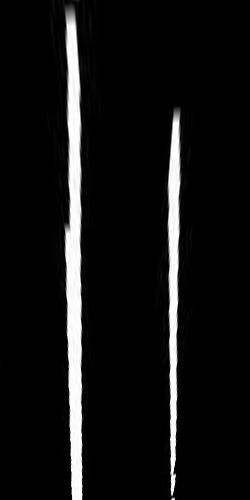
%> input picture Output/Binary BEV1.jpg, 250 x 500 px
$ octave hisstogram.m   (GNU Octave 9; MATLAB toolbox functions it lacks are replaced by stand-ins)
%> lines starting %> are read from the running program, lines starting %| are printed output that depends on the picture; in (x1, y1, x2, y2) boxes, pixels count from 0 and x2, y2 are one past the last pixel; in counts of white or black regions, pixels touching at a corner belong together; the program's own positions count from 1

clear all;close;clc;

I=imread('Binary BEV1.jpg'); %Uýnt olarak kaydettýgý ýcýn býnary ye cevýrmem gerektý tekrardan
%> I is the input picture: size 500x250 uint8; min 0, max 255, mean 18.4

%I2=imread('RGB Bev.jpg');

level=graythresh(I);
%> level = 0.467
BW = imbinarize(I,level);  %finding histogram
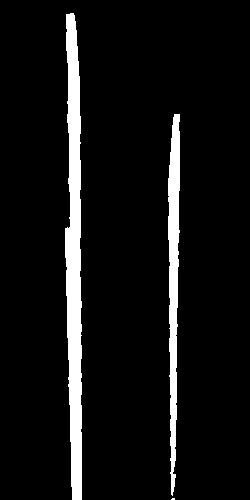
%> BW: size 500x250 logical; 7.2% white; 3 white regions (1 under 20 px), largest, box (x1, y1, x2, y2) and area: (65, 13, 82, 500) 6024, (168, 114, 180, 496) 3022
hist=zeys_hist(BW);
%> after the loop in zeys_hist, `for i=1:1:h`: hist = 250 values, max 487 at index 73, min 0 at index 1, mean 36.21
%hist_rgb=zeys_hist(I2);
%imwrite(hist,'histogram.jpg');
figure;plot(hist); xlabel('Column indexes');ylabel('Number of Pixels');hold on;
%> after `ylabel('Number of Pixels')`:
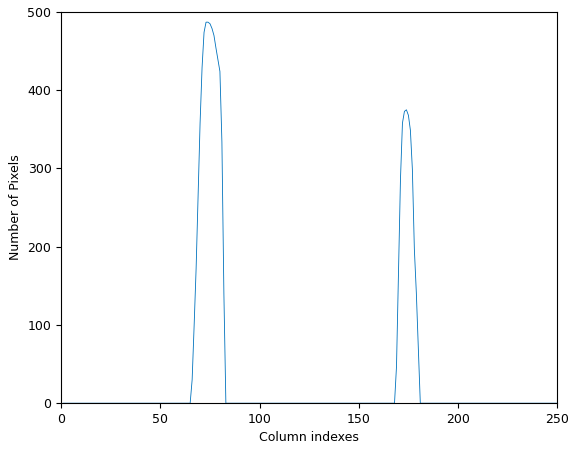
%> figure redrawn from the program's plot data; curve peaks at x = 73, y = 487
%figure;plot(hist_rgb); xlabel('Column indexes');ylabel('Number of Pixels');hold on;

[w h]=size(I);
%> w = 500; h = 250
BW=double(BW);
Left_BW=hist(:,1:125);
%> Left_BW = 125 values, max 487 at index 73, min 0 at index 1, mean 48.19
Left_BW2=Left_BW(:);
%> Left_BW2 has the same summary as Left_BW
[values]=mle(Left_BW2);  %finding mean and std value for Left area
%> values = [48.19 134]
meanL=floor(values(1));
%> meanL = 48
stdL=floor(values(2));
%> stdL = 133


Right_BW=hist(:,125:250);
%> Right_BW = 126 values, max 375 at index 50, min 0 at index 1, mean 24.04
Right_BW2=Right_BW(:);
%> Right_BW2 has the same summary as Right_BW
[values2]=mle(Right_BW2);
%> values2 = [24.04 82.79]

meanR=floor(values2(1));
%> meanR = 24
stdR=floor(values2(2)) ;
%> stdR = 82


%%DETERMÝNE REGÝONS

PL=max(max(hist(1:125)));  %Y values en buyuk degerý buluyorum
%> PL = 487
PR=max(max(hist(125:250)));
%> PR = 375
t=5;

if (t*PL-stdL) >(t*PR-stdR) %regýon ssartý

    my_lane='left';
    [cordinateR]=find(hist(125:250)==PR); %yansýma yapacagýn yerýn koordýnatý
%> cordinateR = 50
    cordinateR=cordinateR+125;
%> cordinateR = 175
    save('cordinateR','cordinateR');
else
    my_lane='right';
    [cordinateL]=find(hist(1:125)==PL);
    save('cordinateL','cordinateL');
end

 save('my_lane','my_lane');


function [hist] = zeys_hist(image)
[~,h] = size(image);
hist = zeros(1,h);
for i=1:1:h
    hist(i) = sum(image(:,i));

end
end

$ run again, with Output/Binary BEV2.jpg copied over Output/Binary BEV1.jpg
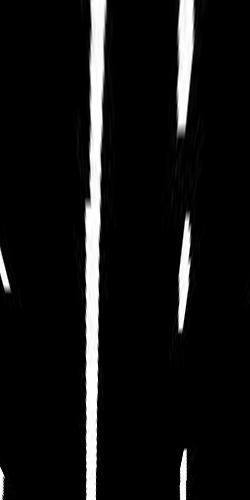
%> input picture Output/Binary BEV2.jpg, 250 x 500 px
%> I is the input picture: size 500x250 uint8; min 0, max 255, mean 18.9
%> level = 0.467
%> `BW = imbinarize(I,level);`:
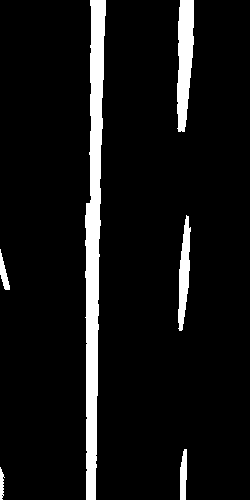
%> BW: size 500x250 logical; 7.4% white; 6 white regions, box (x1, y1, x2, y2) and area: (85, 0, 106, 500) 6144, (177, 0, 194, 132) 1692, (178, 215, 191, 331) 865, (180, 449, 187, 500) 297, (0, 249, 10, 290) 191, (0, 467, 5, 500) 106
%> after the loop in zeys_hist, `for i=1:1:h`: hist = 250 values, max 500 at index 92, min 0 at index 11, mean 37.18
%> `ylabel('Number of Pixels')`:
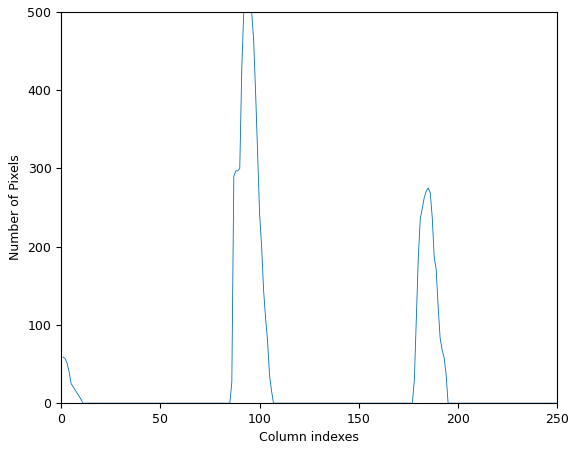
%> figure redrawn from the program's plot data; curve peaks at x = 92, y = 500
%> Left_BW = 125 values, max 500 at index 92, min 0 at index 11, mean 51.53
%> Left_BW2 has the same summary as Left_BW
%> values = [51.53 129.4]
%> meanL = 51
%> stdL = 129
%> Right_BW = 126 values, max 275 at index 61, min 0 at index 1, mean 22.65
%> Right_BW2 has the same summary as Right_BW
%> values2 = [22.65 65.95]
%> meanR = 22
%> stdR = 65
%> PL = 500
%> PR = 275
%> `[cordinateR]=find(hist(125:250)==PR);`: cordinateR = 61
%> `cordinateR=cordinateR+125;`: cordinateR = 186

$ run again, with Output/Binary BEV3.jpg copied over Output/Binary BEV1.jpg
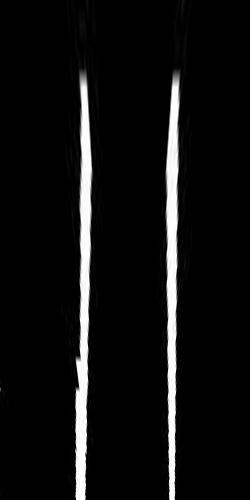
%> input picture Output/Binary BEV3.jpg, 250 x 500 px
%> I is the input picture: size 500x250 uint8; min 0, max 255, mean 15.9
%> level = 0.463
%> `BW = imbinarize(I,level);`:
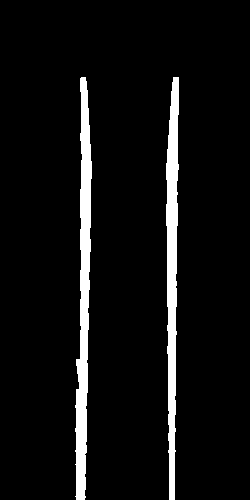
%> BW: size 500x250 logical; 6.2% white; 2 white regions, box (x1, y1, x2, y2) and area: (75, 77, 92, 500) 4072, (166, 77, 179, 500) 3695
%> after the loop in zeys_hist, `for i=1:1:h`: hist = 250 values, max 423 at index 83, min 0 at index 1, mean 31.07
%> `ylabel('Number of Pixels')`:
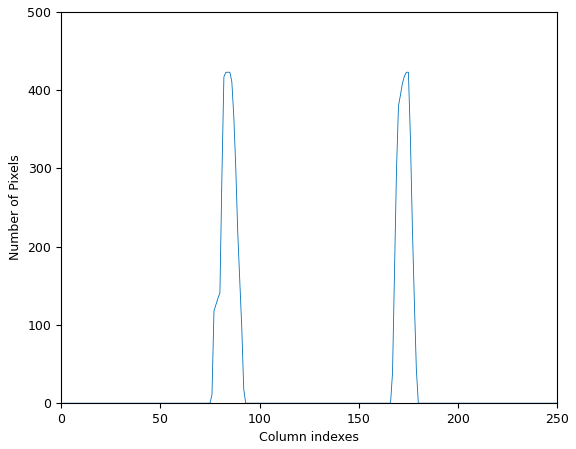
%> figure redrawn from the program's plot data; curve peaks at x = 83, y = 423
%> Left_BW = 125 values, max 423 at index 83, min 0 at index 1, mean 32.58
%> Left_BW2 has the same summary as Left_BW
%> values = [32.58 98.55]
%> meanL = 32
%> stdL = 98
%> Right_BW = 126 values, max 423 at index 50, min 0 at index 1, mean 29.33
%> Right_BW2 has the same summary as Right_BW
%> values2 = [29.33 97.82]
%> meanR = 29
%> stdR = 97
%> PL = 423
%> cordinateL = [83 84 85]
